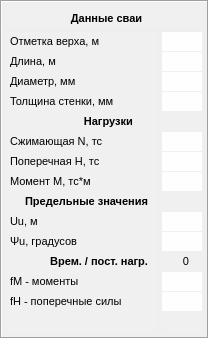
          <widget class="QFrame" name="frame_7">
           <property name="sizePolicy">
            <sizepolicy hsizetype="Fixed" vsizetype="Fixed">
             <horstretch>0</horstretch>
             <verstretch>0</verstretch>
            </sizepolicy>
           </property>
           <property name="minimumSize">
            <size>
             <width>0</width>
             <height>0</height>
            </size>
           </property>
           <property name="maximumSize">
            <size>
             <width>16777215</width>
             <height>16777215</height>
            </size>
           </property>
           <property name="font">
            <font>
             <pointsize>8</pointsize>
            </font>
           </property>
           <property name="frameShape">
            <enum>QFrame::Box</enum>
           </property>
           <property name="frameShadow">
            <enum>QFrame::Sunken</enum>
           </property>
           <layout class="QGridLayout" name="gridLayout_8">
            <property name="leftMargin">
             <number>5</number>
            </property>
            <property name="topMargin">
             <number>5</number>
            </property>
            <property name="rightMargin">
             <number>5</number>
            </property>
            <property name="bottomMargin">
             <number>5</number>
            </property>
            <property name="spacing">
             <number>5</number>
            </property>
            <item row="1" column="0">
             <widget class="QTableWidget" name="tableWidget_6">
              <property name="sizePolicy">
               <sizepolicy hsizetype="Fixed" vsizetype="Fixed">
                <horstretch>0</horstretch>
                <verstretch>0</verstretch>
               </sizepolicy>
              </property>
              <property name="minimumSize">
               <size>
                <width>150</width>
                <height>300</height>
               </size>
              </property>
              <property name="maximumSize">
               <size>
                <width>150</width>
                <height>16777215</height>
               </size>
              </property>
              <property name="sizeIncrement">
               <size>
                <width>0</width>
                <height>0</height>
               </size>
              </property>
              <property name="font">
               <font>
                <pointsize>8</pointsize>
               </font>
              </property>
              <property name="focusPolicy">
               <enum>Qt::NoFocus</enum>
              </property>
              <property name="styleSheet">
               <string notr="true">background-color: rgb(240, 240, 240);</string>
              </property>
              <property name="frameShape">
               <enum>QFrame::NoFrame</enum>
              </property>
              <property name="verticalScrollBarPolicy">
               <enum>Qt::ScrollBarAlwaysOff</enum>
              </property>
              <property name="horizontalScrollBarPolicy">
               <enum>Qt::ScrollBarAlwaysOff</enum>
              </property>
              <property name="editTriggers">
               <set>QAbstractItemView::NoEditTriggers</set>
              </property>
              <property name="selectionMode">
               <enum>QAbstractItemView::NoSelection</enum>
              </property>
              <property name="gridStyle">
               <enum>Qt::NoPen</enum>
              </property>
              <attribute name="horizontalHeaderVisible">
               <bool>false</bool>
              </attribute>
              <attribute name="horizontalHeaderMinimumSectionSize">
               <number>30</number>
              </attribute>
              <attribute name="horizontalHeaderDefaultSectionSize">
               <number>145</number>
              </attribute>
              <attribute name="verticalHeaderVisible">
               <bool>false</bool>
              </attribute>
              <attribute name="verticalHeaderMinimumSectionSize">
               <number>20</number>
              </attribute>
              <attribute name="verticalHeaderDefaultSectionSize">
               <number>20</number>
              </attribute>
              <row>
               <property name="text">
                <string>1</string>
               </property>
              </row>
              <row>
               <property name="text">
                <string>2</string>
               </property>
              </row>
              <row>
               <property name="text">
                <string>3</string>
               </property>
              </row>
              <row>
               <property name="text">
                <string>4</string>
               </property>
              </row>
              <row>
               <property name="text">
                <string>5</string>
               </property>
              </row>
              <row>
               <property name="text">
                <string>6</string>
               </property>
              </row>
              <row>
               <property name="text">
                <string>8</string>
               </property>
              </row>
              <row>
               <property name="text">
                <string>7</string>
               </property>
              </row>
              <row>
               <property name="text">
                <string>11</string>
               </property>
              </row>
              <row>
               <property name="text">
                <string>10</string>
               </property>
              </row>
              <row>
               <property name="text">
                <string>11</string>
               </property>
              </row>
              <row>
               <property name="text">
                <string>Врем. нагр. / пост. нагр.</string>
               </property>
              </row>
              <row>
               <property name="text">
                <string>12</string>
               </property>
              </row>
              <row>
               <property name="text">
                <string>13</string>
               </property>
              </row>
              <column>
               <property name="text">
                <string>Наименование</string>
               </property>
              </column>
              <item row="0" column="0">
               <property name="text">
                <string>Отметка верха, м</string>
               </property>
               <property name="textAlignment">
                <set>AlignLeading|AlignVCenter</set>
               </property>
              </item>
              <item row="1" column="0">
               <property name="text">
                <string>Длина, м </string>
               </property>
               <property name="textAlignment">
                <set>AlignLeading|AlignVCenter</set>
               </property>
              </item>
              <item row="2" column="0">
               <property name="text">
                <string>Диаметр, мм</string>
               </property>
               <property name="textAlignment">
                <set>AlignLeading|AlignVCenter</set>
               </property>
              </item>
              <item row="3" column="0">
               <property name="text">
                <string>Толщина стенки, мм</string>
               </property>
               <property name="textAlignment">
                <set>AlignLeading|AlignVCenter</set>
               </property>
              </item>
              <item row="4" column="0">
               <property name="text">
                <string>Нагрузки     </string>
               </property>
               <property name="font">
                <font>
                 <pointsize>8</pointsize>
                 <weight>75</weight>
                 <bold>true</bold>
                </font>
               </property>
               <property name="textAlignment">
                <set>AlignTrailing|AlignVCenter</set>
               </property>
              </item>
              <item row="5" column="0">
               <property name="text">
                <string>Сжимающая N, тс</string>
               </property>
               <property name="textAlignment">
                <set>AlignLeading|AlignVCenter</set>
               </property>
              </item>
              <item row="6" column="0">
               <property name="text">
                <string>Поперечная H, тс</string>
               </property>
               <property name="textAlignment">
                <set>AlignLeading|AlignVCenter</set>
               </property>
              </item>
              <item row="7" column="0">
               <property name="text">
                <string>Момент M, тс*м</string>
               </property>
               <property name="textAlignment">
                <set>AlignLeading|AlignVCenter</set>
               </property>
              </item>
              <item row="8" column="0">
               <property name="text">
                <string>Предельные значения</string>
               </property>
               <property name="font">
                <font>
                 <pointsize>8</pointsize>
                 <weight>75</weight>
                 <bold>true</bold>
                </font>
               </property>
               <property name="textAlignment">
                <set>AlignTrailing|AlignVCenter</set>
               </property>
              </item>
              <item row="9" column="0">
               <property name="text">
                <string>Uu, м</string>
               </property>
              </item>
              <item row="10" column="0">
               <property name="text">
                <string>Ψu, градусов</string>
               </property>
              </item>
              <item row="11" column="0">
               <property name="text">
                <string>Врем. / пост. нагр.</string>
               </property>
               <property name="font">
                <font>
                 <family>MS Shell Dlg 2</family>
                 <pointsize>8</pointsize>
                 <weight>75</weight>
                 <bold>true</bold>
                </font>
               </property>
               <property name="textAlignment">
                <set>AlignTrailing|AlignVCenter</set>
               </property>
              </item>
              <item row="12" column="0">
               <property name="text">
                <string>fM - моменты</string>
               </property>
              </item>
              <item row="13" column="0">
               <property name="text">
                <string>fH - поперечные силы</string>
               </property>
              </item>
             </widget>
            </item>
            <item row="1" column="1">
             <widget class="QTableWidget" name="tableWidget_7">
              <property name="sizePolicy">
               <sizepolicy hsizetype="Fixed" vsizetype="Fixed">
                <horstretch>0</horstretch>
                <verstretch>0</verstretch>
               </sizepolicy>
              </property>
              <property name="minimumSize">
               <size>
                <width>40</width>
                <height>300</height>
               </size>
              </property>
              <property name="maximumSize">
               <size>
                <width>40</width>
                <height>16777215</height>
               </size>
              </property>
              <property name="font">
               <font>
                <pointsize>8</pointsize>
               </font>
              </property>
              <property name="styleSheet">
               <string notr="true">background-color: rgb(240, 240, 240);</string>
              </property>
              <property name="frameShape">
               <enum>QFrame::NoFrame</enum>
              </property>
              <property name="lineWidth">
               <number>1</number>
              </property>
              <property name="midLineWidth">
               <number>0</number>
              </property>
              <property name="verticalScrollBarPolicy">
               <enum>Qt::ScrollBarAlwaysOff</enum>
              </property>
              <property name="horizontalScrollBarPolicy">
               <enum>Qt::ScrollBarAlwaysOff</enum>
              </property>
              <property name="selectionMode">
               <enum>QAbstractItemView::NoSelection</enum>
              </property>
              <property name="showGrid">
               <bool>true</bool>
              </property>
              <property name="gridStyle">
               <enum>Qt::NoPen</enum>
              </property>
              <property name="sortingEnabled">
               <bool>false</bool>
              </property>
              <property name="wordWrap">
               <bool>true</bool>
              </property>
              <property name="cornerButtonEnabled">
               <bool>true</bool>
              </property>
              <attribute name="horizontalHeaderVisible">
               <bool>false</bool>
              </attribute>
              <attribute name="horizontalHeaderMinimumSectionSize">
               <number>10</number>
              </attribute>
              <attribute name="horizontalHeaderDefaultSectionSize">
               <number>49</number>
              </attribute>
              <attribute name="verticalHeaderVisible">
               <bool>false</bool>
              </attribute>
              <attribute name="verticalHeaderMinimumSectionSize">
               <number>20</number>
              </attribute>
              <attribute name="verticalHeaderDefaultSectionSize">
               <number>20</number>
              </attribute>
              <row>
               <property name="text">
                <string>Отметка верха</string>
               </property>
              </row>
              <row>
               <property name="text">
                <string>Длина</string>
               </property>
              </row>
              <row>
               <property name="text">
                <string>Диаметр</string>
               </property>
              </row>
              <row>
               <property name="text">
                <string>Толщина стенки</string>
               </property>
              </row>
              <row>
               <property name="text">
                <string>Нагрузки</string>
               </property>
               <property name="font">
                <font>
                 <pointsize>8</pointsize>
                 <weight>50</weight>
                 <bold>false</bold>
                </font>
               </property>
              </row>
              <row>
               <property name="text">
                <string>N</string>
               </property>
              </row>
              <row>
               <property name="text">
                <string>H</string>
               </property>
              </row>
              <row>
               <property name="text">
                <string>M</string>
               </property>
              </row>
              <row>
               <property name="text">
                <string>Предельные</string>
               </property>
              </row>
              <row>
               <property name="text">
                <string>Uu</string>
               </property>
              </row>
              <row>
               <property name="text">
                <string>Фu</string>
               </property>
              </row>
              <row>
               <property name="text">
                <string>Врем. нагр. / пост. нагр.</string>
               </property>
              </row>
              <row>
               <property name="text">
                <string>fM</string>
               </property>
              </row>
              <row>
               <property name="text">
                <string>fH</string>
               </property>
              </row>
              <column>
               <property name="text">
                <string>*</string>
               </property>
              </column>
              <item row="0" column="0">
               <property name="text">
                <string/>
               </property>
               <property name="textAlignment">
                <set>AlignCenter</set>
               </property>
               <property name="background">
                <brush brushstyle="SolidPattern">
                 <color alpha="255">
                  <red>254</red>
                  <green>254</green>
                  <blue>254</blue>
                 </color>
                </brush>
               </property>
              </item>
              <item row="1" column="0">
               <property name="text">
                <string/>
               </property>
               <property name="textAlignment">
                <set>AlignCenter</set>
               </property>
               <property name="background">
                <brush brushstyle="SolidPattern">
                 <color alpha="255">
                  <red>254</red>
                  <green>254</green>
                  <blue>254</blue>
                 </color>
                </brush>
               </property>
              </item>
              <item row="2" column="0">
               <property name="text">
                <string/>
               </property>
               <property name="textAlignment">
                <set>AlignCenter</set>
               </property>
               <property name="background">
                <brush brushstyle="SolidPattern">
                 <color alpha="255">
                  <red>254</red>
                  <green>254</green>
                  <blue>254</blue>
                 </color>
                </brush>
               </property>
              </item>
              <item row="3" column="0">
               <property name="text">
                <string/>
               </property>
               <property name="textAlignment">
                <set>AlignCenter</set>
               </property>
               <property name="background">
                <brush brushstyle="SolidPattern">
                 <color alpha="255">
                  <red>254</red>
                  <green>254</green>
                  <blue>254</blue>
                 </color>
                </brush>
               </property>
              </item>
              <item row="4" column="0">
               <property name="text">
                <string>0</string>
               </property>
               <property name="textAlignment">
                <set>AlignCenter</set>
               </property>
               <property name="background">
                <brush brushstyle="SolidPattern">
                 <color alpha="255">
                  <red>240</red>
                  <green>240</green>
                  <blue>240</blue>
                 </color>
                </brush>
               </property>
               <property name="foreground">
                <brush brushstyle="SolidPattern">
                 <color alpha="255">
                  <red>240</red>
                  <green>240</green>
                  <blue>240</blue>
                 </color>
                </brush>
               </property>
               <property name="flags">
                <set>NoItemFlags</set>
               </property>
              </item>
              <item row="5" column="0">
               <property name="text">
                <string/>
               </property>
               <property name="textAlignment">
                <set>AlignCenter</set>
               </property>
               <property name="background">
                <brush brushstyle="SolidPattern">
                 <color alpha="255">
                  <red>254</red>
                  <green>254</green>
                  <blue>254</blue>
                 </color>
                </brush>
               </property>
              </item>
              <item row="6" column="0">
               <property name="text">
                <string/>
               </property>
               <property name="textAlignment">
                <set>AlignCenter</set>
               </property>
               <property name="background">
                <brush brushstyle="SolidPattern">
                 <color alpha="255">
                  <red>254</red>
                  <green>254</green>
                  <blue>254</blue>
                 </color>
                </brush>
               </property>
              </item>
              <item row="7" column="0">
               <property name="text">
                <string/>
               </property>
               <property name="textAlignment">
                <set>AlignCenter</set>
               </property>
               <property name="background">
                <brush brushstyle="SolidPattern">
                 <color alpha="255">
                  <red>254</red>
                  <green>254</green>
                  <blue>254</blue>
                 </color>
                </brush>
               </property>
              </item>
              <item row="8" column="0">
               <property name="text">
                <string>0</string>
               </property>
               <property name="textAlignment">
                <set>AlignCenter</set>
               </property>
               <property name="background">
                <brush brushstyle="SolidPattern">
                 <color alpha="255">
                  <red>240</red>
                  <green>240</green>
                  <blue>240</blue>
                 </color>
                </brush>
               </property>
               <property name="foreground">
                <brush brushstyle="SolidPattern">
                 <color alpha="255">
                  <red>240</red>
                  <green>240</green>
                  <blue>240</blue>
                 </color>
                </brush>
               </property>
              </item>
              <item row="9" column="0">
               <property name="text">
                <string/>
               </property>
               <property name="textAlignment">
                <set>AlignCenter</set>
               </property>
               <property name="background">
                <brush brushstyle="SolidPattern">
                 <color alpha="255">
                  <red>254</red>
                  <green>254</green>
                  <blue>254</blue>
                 </color>
                </brush>
               </property>
              </item>
              <item row="10" column="0">
               <property name="text">
                <string/>
               </property>
               <property name="textAlignment">
                <set>AlignCenter</set>
               </property>
               <property name="background">
                <brush brushstyle="SolidPattern">
                 <color alpha="255">
                  <red>254</red>
                  <green>254</green>
                  <blue>254</blue>
                 </color>
                </brush>
               </property>
              </item>
              <item row="11" column="0">
               <property name="text">
                <string>0</string>
               </property>
               <property name="textAlignment">
                <set>AlignCenter</set>
               </property>
               <property name="background">
                <brush brushstyle="SolidPattern">
                 <color alpha="255">
                  <red>240</red>
                  <green>240</green>
                  <blue>240</blue>
                 </color>
                </brush>
               </property>
               <property name="foreground">
                <brush brushstyle="NoBrush">
                 <color alpha="255">
                  <red>240</red>
                  <green>240</green>
                  <blue>240</blue>
                 </color>
                </brush>
               </property>
              </item>
              <item row="12" column="0">
               <property name="text">
                <string/>
               </property>
               <property name="textAlignment">
                <set>AlignCenter</set>
               </property>
               <property name="background">
                <brush brushstyle="SolidPattern">
                 <color alpha="255">
                  <red>254</red>
                  <green>254</green>
                  <blue>254</blue>
                 </color>
                </brush>
               </property>
              </item>
              <item row="13" column="0">
               <property name="text">
                <string/>
               </property>
               <property name="textAlignment">
                <set>AlignCenter</set>
               </property>
               <property name="background">
                <brush brushstyle="SolidPattern">
                 <color alpha="255">
                  <red>254</red>
                  <green>254</green>
                  <blue>254</blue>
                 </color>
                </brush>
               </property>
              </item>
             </widget>
            </item>
            <item row="0" column="0" colspan="2">
             <widget class="QTableWidget" name="tableWidget_10">
              <property name="maximumSize">
               <size>
                <width>16777215</width>
                <height>20</height>
               </size>
              </property>
              <property name="focusPolicy">
               <enum>Qt::NoFocus</enum>
              </property>
              <property name="styleSheet">
               <string notr="true">background-color: rgb(240, 240, 240);</string>
              </property>
              <property name="frameShape">
               <enum>QFrame::NoFrame</enum>
              </property>
              <property name="verticalScrollBarPolicy">
               <enum>Qt::ScrollBarAlwaysOff</enum>
              </property>
              <property name="horizontalScrollBarPolicy">
               <enum>Qt::ScrollBarAlwaysOff</enum>
              </property>
              <property name="editTriggers">
               <set>QAbstractItemView::NoEditTriggers</set>
              </property>
              <property name="selectionMode">
               <enum>QAbstractItemView::NoSelection</enum>
              </property>
              <property name="gridStyle">
               <enum>Qt::NoPen</enum>
              </property>
              <attribute name="horizontalHeaderVisible">
               <bool>false</bool>
              </attribute>
              <attribute name="horizontalHeaderMinimumSectionSize">
               <number>150</number>
              </attribute>
              <attribute name="horizontalHeaderDefaultSectionSize">
               <number>200</number>
              </attribute>
              <attribute name="verticalHeaderVisible">
               <bool>false</bool>
              </attribute>
              <attribute name="verticalHeaderMinimumSectionSize">
               <number>20</number>
              </attribute>
              <attribute name="verticalHeaderDefaultSectionSize">
               <number>23</number>
              </attribute>
              <row>
               <property name="text">
                <string>Данные сваи</string>
               </property>
               <property name="textAlignment">
                <set>AlignCenter</set>
               </property>
              </row>
              <column>
               <property name="text">
                <string>Данные сваи</string>
               </property>
               <property name="textAlignment">
                <set>AlignCenter</set>
               </property>
              </column>
              <item row="0" column="0">
               <property name="text">
                <string>Данные сваи</string>
               </property>
               <property name="font">
                <font>
                 <weight>75</weight>
                 <bold>true</bold>
                </font>
               </property>
               <property name="textAlignment">
                <set>AlignCenter</set>
               </property>
              </item>
             </widget>
            </item>
           </layout>
          </widget>
